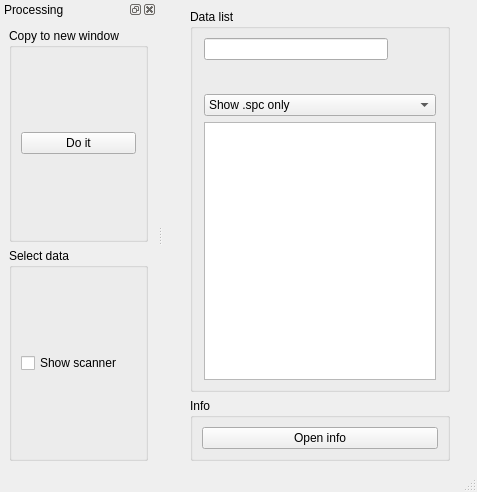
<?xml version="1.0" encoding="UTF-8"?>
<ui version="4.0">
 <class>DataProcessing</class>
 <widget class="QMainWindow" name="DataProcessing">
  <property name="geometry">
   <rect>
    <x>0</x>
    <y>0</y>
    <width>477</width>
    <height>492</height>
   </rect>
  </property>
  <property name="windowTitle">
   <string>Data Processing</string>
  </property>
  <widget class="QWidget" name="centralwidget">
   <layout class="QGridLayout" name="gridLayout_5">
    <item row="0" column="0">
     <widget class="QGroupBox" name="groupBox_3">
      <property name="minimumSize">
       <size>
        <width>0</width>
        <height>0</height>
       </size>
      </property>
      <property name="maximumSize">
       <size>
        <width>260</width>
        <height>16777215</height>
       </size>
      </property>
      <property name="title">
       <string>Data list</string>
      </property>
      <layout class="QGridLayout" name="gridLayout_4">
       <item row="0" column="4">
        <widget class="QPushButton" name="pushButton_Open">
         <property name="sizePolicy">
          <sizepolicy hsizetype="Maximum" vsizetype="Fixed">
           <horstretch>0</horstretch>
           <verstretch>0</verstretch>
          </sizepolicy>
         </property>
         <property name="text">
          <string/>
         </property>
         <property name="icon">
          <iconset resource="logo.qrc">
           <normaloff>:/toolbar/data/open.png</normaloff>:/toolbar/data/open.png</iconset>
         </property>
         <property name="flat">
          <bool>true</bool>
         </property>
        </widget>
       </item>
       <item row="3" column="0" colspan="5">
        <widget class="QListWidget" name="listWidget"/>
       </item>
       <item row="1" column="0">
        <widget class="QPushButton" name="pushButton_Saveas">
         <property name="sizePolicy">
          <sizepolicy hsizetype="Maximum" vsizetype="Fixed">
           <horstretch>0</horstretch>
           <verstretch>0</verstretch>
          </sizepolicy>
         </property>
         <property name="text">
          <string/>
         </property>
         <property name="icon">
          <iconset resource="logo.qrc">
           <normaloff>:/toolbar/data/save.png</normaloff>:/toolbar/data/save.png</iconset>
         </property>
         <property name="flat">
          <bool>true</bool>
         </property>
        </widget>
       </item>
       <item row="1" column="3">
        <widget class="QPushButton" name="pushButton_Previous">
         <property name="sizePolicy">
          <sizepolicy hsizetype="Maximum" vsizetype="Fixed">
           <horstretch>0</horstretch>
           <verstretch>0</verstretch>
          </sizepolicy>
         </property>
         <property name="text">
          <string/>
         </property>
         <property name="icon">
          <iconset resource="logo.qrc">
           <normaloff>:/toolbar/data/left.png</normaloff>:/toolbar/data/left.png</iconset>
         </property>
         <property name="flat">
          <bool>true</bool>
         </property>
        </widget>
       </item>
       <item row="1" column="2">
        <widget class="QPushButton" name="pushButton_Refresh">
         <property name="sizePolicy">
          <sizepolicy hsizetype="Maximum" vsizetype="Fixed">
           <horstretch>0</horstretch>
           <verstretch>0</verstretch>
          </sizepolicy>
         </property>
         <property name="text">
          <string/>
         </property>
         <property name="icon">
          <iconset resource="logo.qrc">
           <normaloff>:/toolbar/data/Reset.png</normaloff>:/toolbar/data/Reset.png</iconset>
         </property>
         <property name="flat">
          <bool>true</bool>
         </property>
        </widget>
       </item>
       <item row="1" column="4">
        <widget class="QPushButton" name="pushButton_Next">
         <property name="sizePolicy">
          <sizepolicy hsizetype="Maximum" vsizetype="Fixed">
           <horstretch>0</horstretch>
           <verstretch>0</verstretch>
          </sizepolicy>
         </property>
         <property name="text">
          <string/>
         </property>
         <property name="icon">
          <iconset resource="logo.qrc">
           <normaloff>:/toolbar/data/right.png</normaloff>:/toolbar/data/right.png</iconset>
         </property>
         <property name="flat">
          <bool>true</bool>
         </property>
        </widget>
       </item>
       <item row="0" column="0" colspan="4">
        <widget class="QLineEdit" name="lineEdit"/>
       </item>
       <item row="1" column="1">
        <widget class="QPushButton" name="pushButton_Saveall">
         <property name="sizePolicy">
          <sizepolicy hsizetype="Maximum" vsizetype="Fixed">
           <horstretch>0</horstretch>
           <verstretch>0</verstretch>
          </sizepolicy>
         </property>
         <property name="mouseTracking">
          <bool>true</bool>
         </property>
         <property name="statusTip">
          <string/>
         </property>
         <property name="whatsThis">
          <string>Save all</string>
         </property>
         <property name="accessibleName">
          <string/>
         </property>
         <property name="accessibleDescription">
          <string/>
         </property>
         <property name="autoFillBackground">
          <bool>false</bool>
         </property>
         <property name="text">
          <string/>
         </property>
         <property name="icon">
          <iconset resource="logo.qrc">
           <normaloff>:/toolbar/data/saveas.png</normaloff>:/toolbar/data/saveas.png</iconset>
         </property>
         <property name="flat">
          <bool>true</bool>
         </property>
        </widget>
       </item>
       <item row="2" column="0" colspan="5">
        <widget class="QComboBox" name="comboBox">
         <item>
          <property name="text">
           <string>Show .spc only</string>
          </property>
         </item>
         <item>
          <property name="text">
           <string>Show .dep only</string>
          </property>
         </item>
        </widget>
       </item>
      </layout>
     </widget>
    </item>
    <item row="1" column="0">
     <widget class="QGroupBox" name="groupBox_4">
      <property name="title">
       <string>Info</string>
      </property>
      <layout class="QGridLayout" name="gridLayout_6">
       <item row="0" column="0">
        <widget class="QPushButton" name="pushButton_2">
         <property name="text">
          <string>Open info</string>
         </property>
        </widget>
       </item>
      </layout>
     </widget>
    </item>
   </layout>
  </widget>
  <widget class="QMenuBar" name="menubar">
   <property name="geometry">
    <rect>
     <x>0</x>
     <y>0</y>
     <width>477</width>
     <height>26</height>
    </rect>
   </property>
  </widget>
  <widget class="QStatusBar" name="statusbar"/>
  <widget class="QDockWidget" name="dockWidget">
   <property name="windowTitle">
    <string>Processing</string>
   </property>
   <attribute name="dockWidgetArea">
    <number>1</number>
   </attribute>
   <widget class="QWidget" name="dockWidgetContents">
    <layout class="QGridLayout" name="gridLayout_3">
     <item row="0" column="0">
      <widget class="QGroupBox" name="groupBox">
       <property name="title">
        <string>Copy to new window</string>
       </property>
       <layout class="QGridLayout" name="gridLayout">
        <item row="0" column="0">
         <widget class="QPushButton" name="pushButton">
          <property name="text">
           <string>Do it</string>
          </property>
         </widget>
        </item>
       </layout>
      </widget>
     </item>
     <item row="1" column="0">
      <widget class="QGroupBox" name="groupBox_2">
       <property name="title">
        <string>Select data</string>
       </property>
       <layout class="QGridLayout" name="gridLayout_2">
        <item row="0" column="0">
         <widget class="QCheckBox" name="checkBox">
          <property name="text">
           <string>Show scanner</string>
          </property>
         </widget>
        </item>
       </layout>
      </widget>
     </item>
    </layout>
   </widget>
  </widget>
 </widget>
 <resources>
  <include location="logo.qrc"/>
 </resources>
 <connections/>
</ui>
